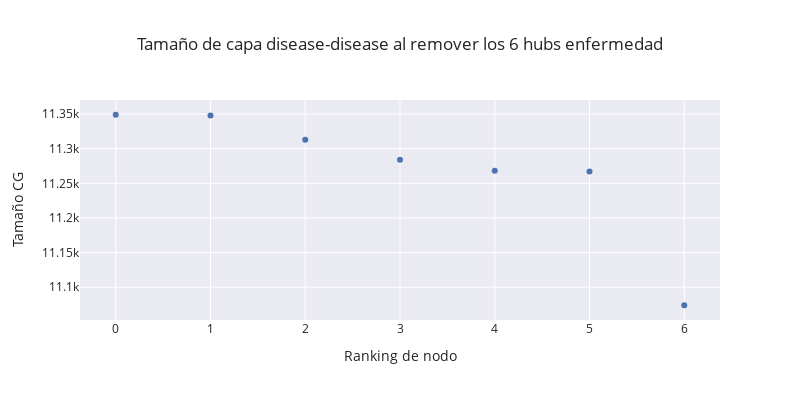

The cell this chart's notebook holds for it:
### Code cell
DD2 = DD.copy()
sizes = [gc_size(DD2)]
for hub in remove_list:
    DD2.remove_node(hub)
    sizes.append(gc_size(DD2))

fig = px.scatter(x=np.arange(len(sizes)),y=sizes,width=800, height=400, title="Tamaño de capa disease-disease al remover los 6 hubs enfermedad").update_layout(xaxis_title="Ranking de nodo", yaxis_title="Tamaño CG")
fig.show()

print(f"Al remover el hub más importante pierdo {sizes[0]-sizes[1]} nodos de la red disease-disease \nAl remover toda la lista, en total, pierdo {sizes[0] - sizes[-1]}")

### Figure 1 — Plotly figure (JSON) as saved in the notebook; plotly's stock layout.template omitted (floating-point values rounded to 4 significant figures)
{"data": [{"hovertemplate": "x=%{x}<br>y=%{y}<extra></extra>", "legendgroup": "", "marker": {"color": "rgb(76,114,176)", "symbol": "circle"}, "mode": "markers", "name": "", "orientation": "v", "showlegend": false, "type": "scatter", "x": [0, 1, 2, 3, 4, 5, 6], "xaxis": "x", "y": [11349, 11348, 11313, 11284, 11268, 11267, 11074], "yaxis": "y"}], "layout": {"height": 400, "legend": {"tracegroupgap": 0}, "title": {"text": "Tamaño de capa disease-disease al remover los 6 hubs enfermedad"}, "width": 800, "xaxis": {"anchor": "y", "domain": [0, 1], "title": {"text": "Ranking de nodo"}}, "yaxis": {"anchor": "x", "domain": [0, 1], "title": {"text": "Tamaño CG"}}}}
